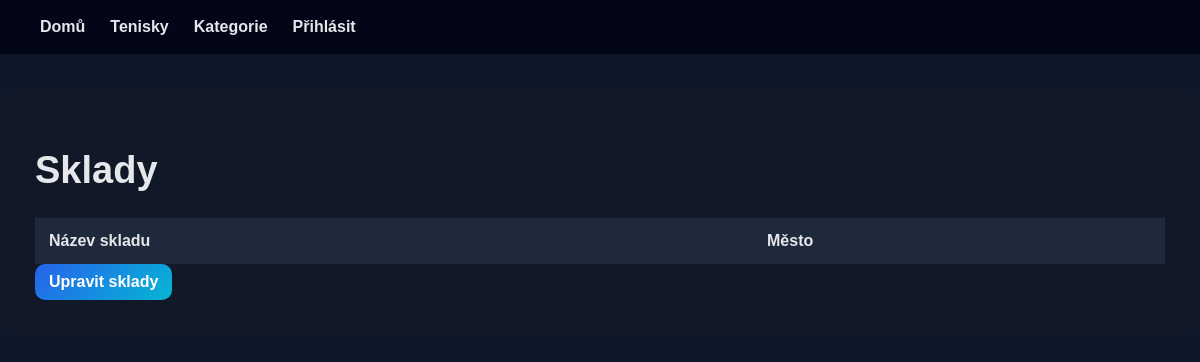
Page /databaze/sklad/ on the earlier database version.
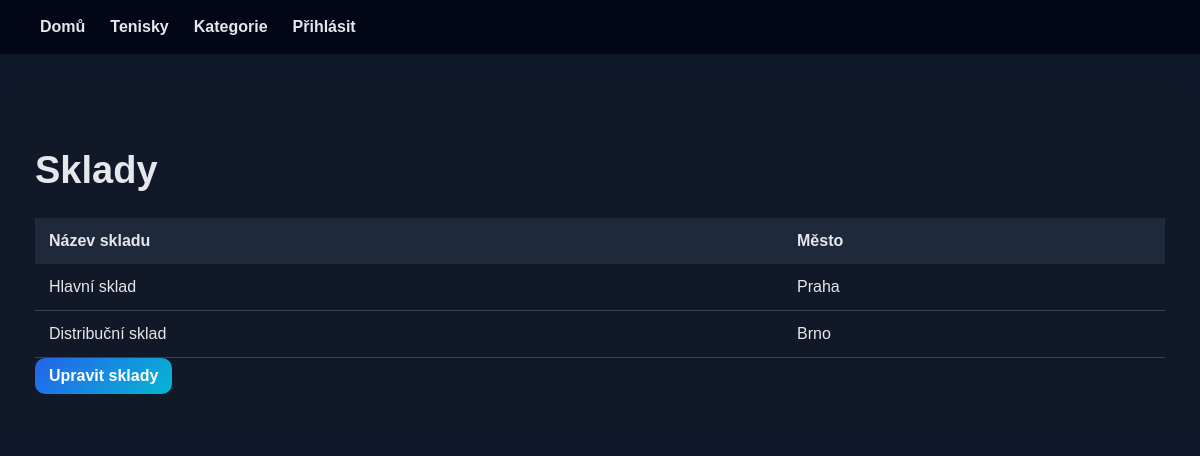
Same page on the later database version.
### databaze/models.py (models this page shows, shortened)
class Sklad(models.Model):
    id_sklad = models.AutoField(primary_key=True)
    nazev_skladu = models.CharField(max_length=255)
    mesto = models.CharField(max_length=255)

### databaze/views.py (the view)
# urls.py: path("sklad/", views.sklad, name="sklad"),
def sklad(request):
    return render(request, "databaze/sklad.html", {
        "sklad": Sklad.objects.all()
    })

### databaze/templates/databaze/sklad.html (shortened to what this page needs)
{% extends "databaze/layout.html" %}
{% block body %}
<h1>Sklady</h1>
<table>
    <tr>
        <th>Název skladu</th>
        <th>Město</th>
    </tr>
    {% for s in sklad %}
    <tr>
        <td>{{ s.nazev_skladu }}</td>
        <td>{{ s.mesto }}</td>
    </tr>
    {% endfor %}
</table>
<a class="btn" href="/admin/databaze/sklad/">Upravit sklady</a>
{% endblock %}

Differences in the rows shown:
added Sklad: nazev_skladu "Hlavní sklad", mesto "Praha"
added Sklad: nazev_skladu "Distribuční sklad", mesto "Brno"
